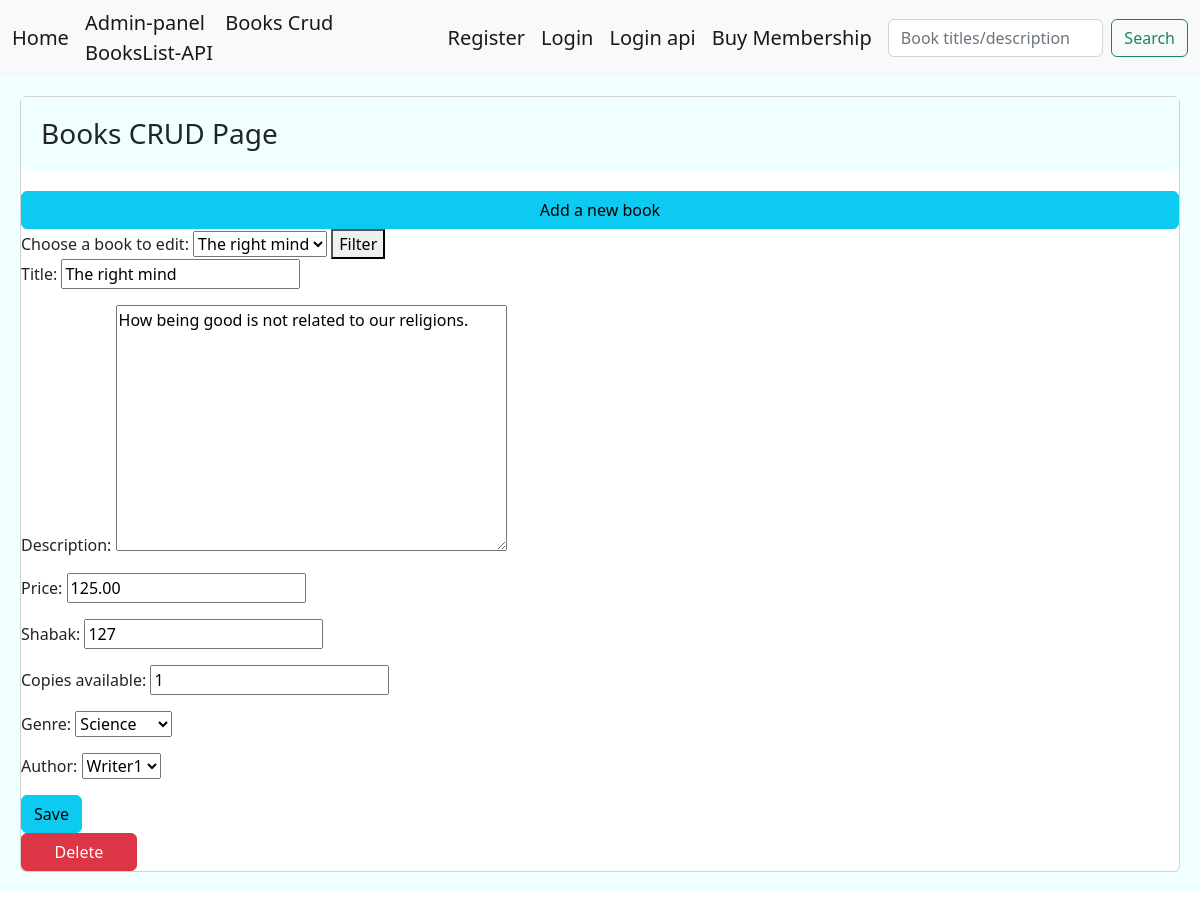
/books-crud/1/, run on an earlier commit of the app's database.
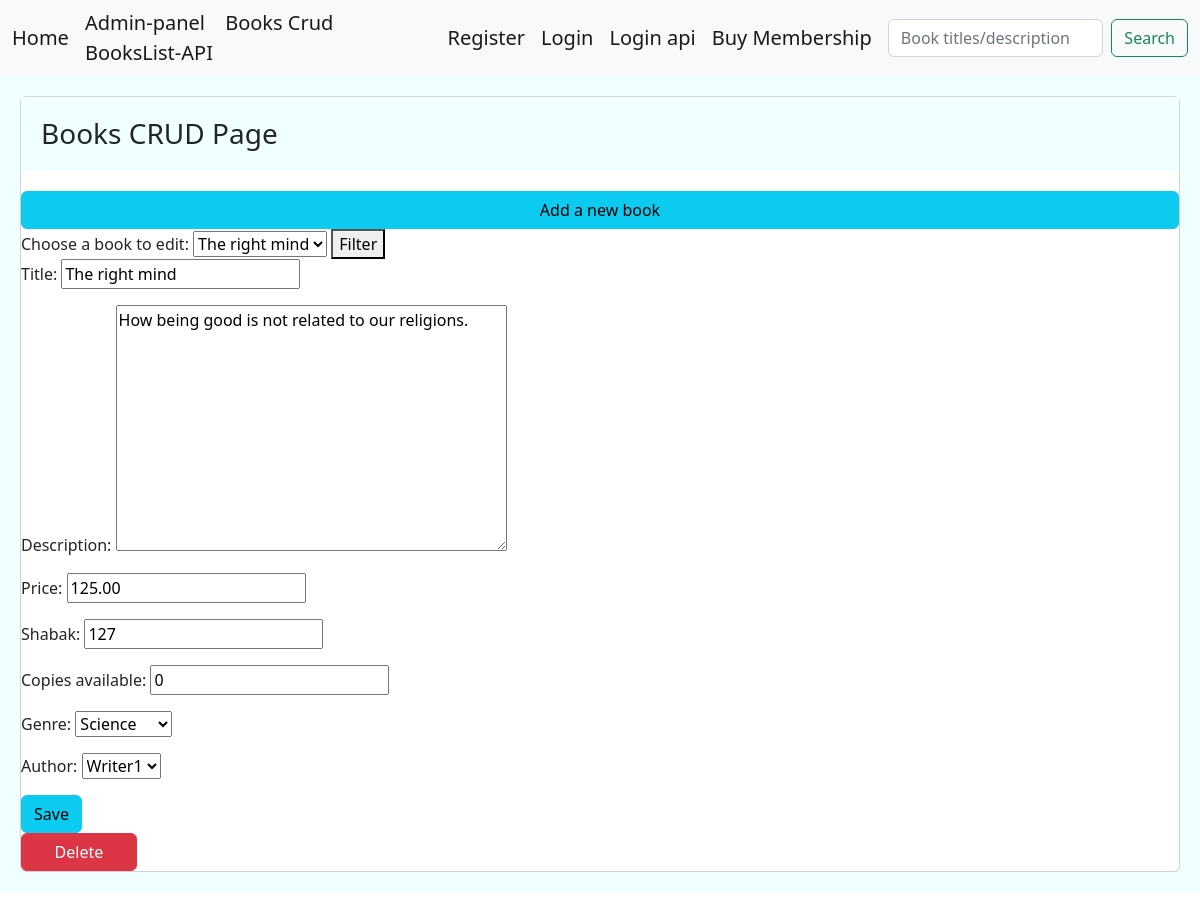
And on a later commit of the database.
### library/models.py (models this page shows, shortened)
class Books(models.Model):
    title = models.CharField(max_length=100)
    description = models.TextField(null=True)
    price = models.DecimalField(max_digits=6 , decimal_places=2, default=0.00)
    shabak = models.CharField(max_length=150,null=True)
    copies_available = models.PositiveIntegerField(default=4)
    genre = models.ForeignKey('Genre', on_delete=models.SET_NULL, null=True)
    author = models.ForeignKey('Author', on_delete=models.SET_NULL, null=True)

### library/views.py (the view, shortened to what this page needs)
# urls.py: path('books-crud/<int:book_id>/',views.BooksCrud.as_view(), name='bcrud'),
class BooksCrud(View):
    form_class = BooksCrudForm
    template_class = 'library/bcrud.html'
    def get(self,request,book_id):
        books = Books.objects.values('id','title')
        if book_id == 0:
            form = self.form_class
            return render(request,self.template_class,{'form':form,'books':books})
        else:
            instance = get_object_or_404(Books, pk=book_id)
            form = self.form_class(instance=instance)
            return render(request,self.template_class,{'form':form,'books':books})

### library/forms.py
class BooksCrudForm(forms.ModelForm):
    class Meta:
        model = Books
        fields = '__all__'

### library/models.py (called while the page is built)
    def __str__(self):
        return self.genre

    def __str__(self):
        return self.author

### library/templates/library/bcrud.html (shortened to what this page needs)
{% extends 'main.html' %}
{% block content %}
<div class="card">
    <h3 class="card-title jumbotron"> Books CRUD Page</h3> <a href="{% url 'library:bcrud' 0  %}" class="btn btn-info">Add a new book </a>
    <form id="filterForm" method="GET" action="">
        <label for="book_id">Choose a book to edit:</label>
        <select name="book_id" id="bookSelect">
            {% for j in books %}
                <option value="{{ j.id }}">{{ j.title }}</option>
            {% endfor %}
        </select>
        <button type="submit">Filter</button>
    </form>
    <form action="" method="post">
        {{ form.as_p }}
        <input type="submit" value="Save" class="btn btn-info">
    </form>
    {% if form.instance.id != None and form.instance.id != 0 %}
        <a href="{% url 'library:bdelete' form.instance.id %}" class="btn btn-danger" style="width: 10%;">Delete</a>
    {% endif %}
{% endblock %}

What changed in the data, as far as the page shows it:
changed Books "The right mind": copies_available "1" → "0"
